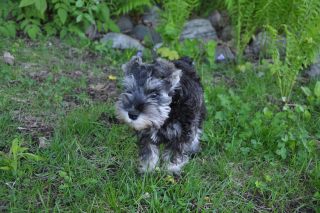
//> input picture images/puppy.bmp, 320 x 213 px
$ ./loadDisplaySave   (built with g++ and OpenCV 4)
//> lines starting //> are read from the running program, lines starting //| are printed output that depends on the picture
 #include <opencv2/opencv.hpp>
#include <opencv2/highgui.hpp>
#include <opencv2/core.hpp>
#include <stdio.h>
#include <iostream>

using namespace std;
using namespace cv;


int main()
{
    Mat image= cv::imread("puppy.bmp",IMREAD_GRAYSCALE); // read an input image
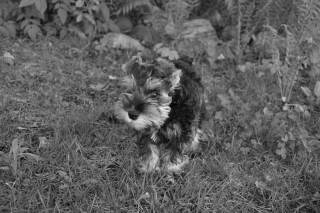
//> image: 213 rows x 320 cols, CV_8UC1; min 7, max 228, mean 94
	cout << "This image has " << image.channels() << " channel(s)";
//| This image has 1 channel(s)
	if (image.empty()) { // error handling
	// no image has been created...
	// possibly display an error message
	// and quit the application
		cout<< "no image has been created..." << endl;
	}

	// define the window (optional)
	cv::namedWindow("Original Image");
	// show the image
	cv::imshow("Original Image", image);
	std::cout << "This image is " << image.rows << " x " << image.cols<< std::endl;
//| This image is 213 x 320

	cv::Mat result; // we create
	cv::flip(image,result,0);
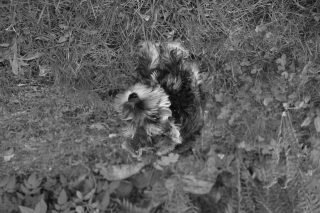
//> result: 213 rows x 320 cols, CV_8UC1; min 7, max 228, mean 94
	//another empty image
	//positive for horizontal
	//0 for vertical,negative for both
	cv::namedWindow("Output Image"); // the output window
	cv::imshow("Output Image", result);
	cv::imwrite("output.bmp", result); // save result
	waitKey(0);
    return 0;
}
